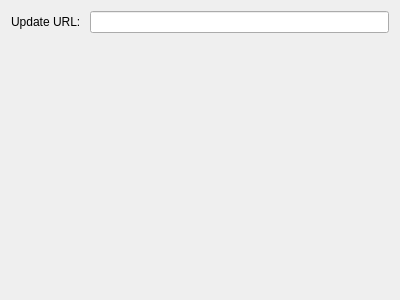
<?xml version="1.0" encoding="UTF-8"?>
<ui version="4.0">
 <class>KadPage</class>
 <widget class="QWidget" name="KadPage">
  <property name="geometry">
   <rect>
    <x>0</x>
    <y>0</y>
    <width>400</width>
    <height>300</height>
   </rect>
  </property>
  <layout class="QVBoxLayout" name="verticalLayout">
   <item>
    <layout class="QHBoxLayout" name="horizontalLayout">
     <item>
      <widget class="QLabel" name="label">
       <property name="text">
        <string>Update URL: </string>
       </property>
      </widget>
     </item>
     <item>
      <widget class="QLineEdit" name="lineEdit"/>
     </item>
    </layout>
   </item>
   <item>
    <spacer name="verticalSpacer">
     <property name="orientation">
      <enum>Qt::Vertical</enum>
     </property>
     <property name="sizeHint" stdset="0">
      <size>
       <width>20</width>
       <height>40</height>
      </size>
     </property>
    </spacer>
   </item>
  </layout>
 </widget>
 <resources/>
 <connections/>
</ui>
